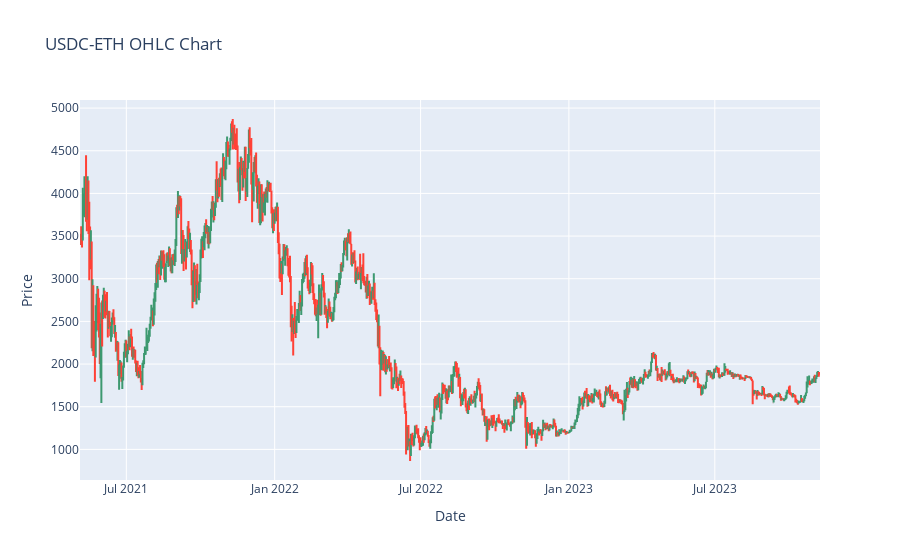
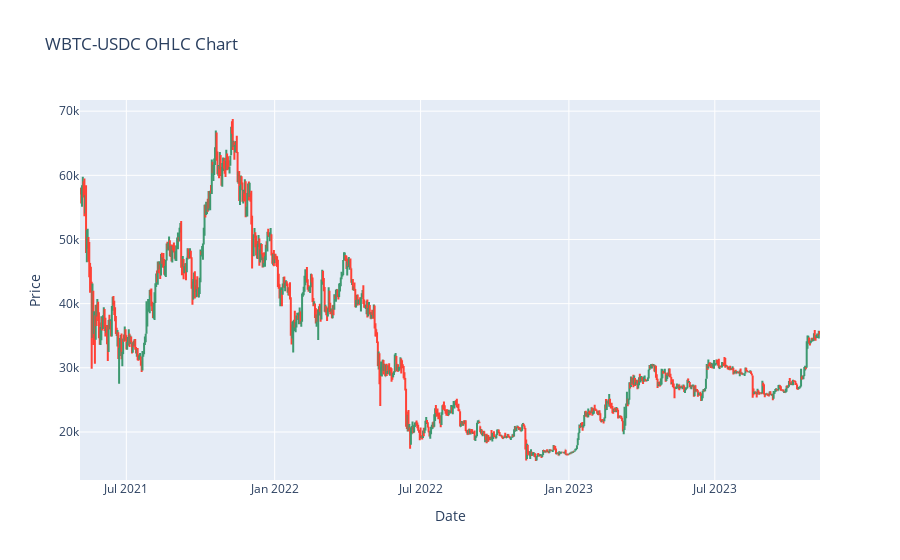
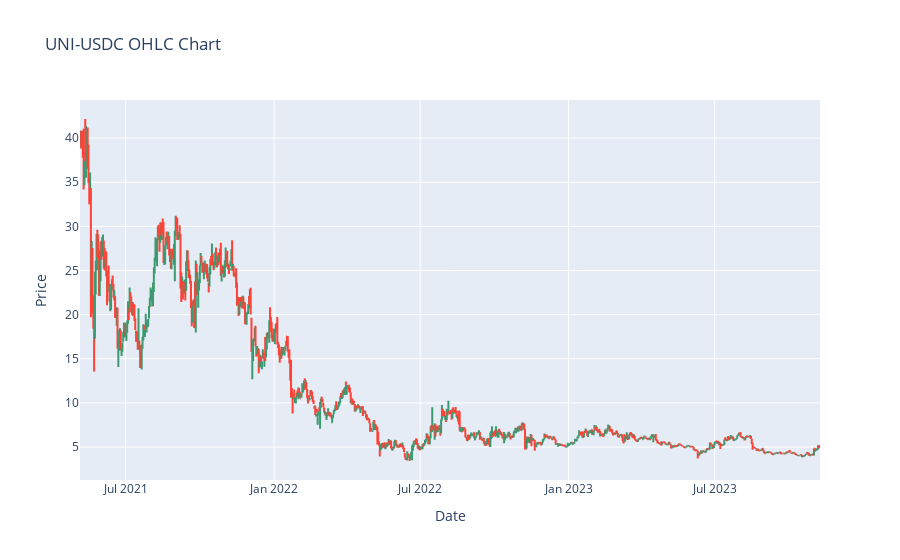
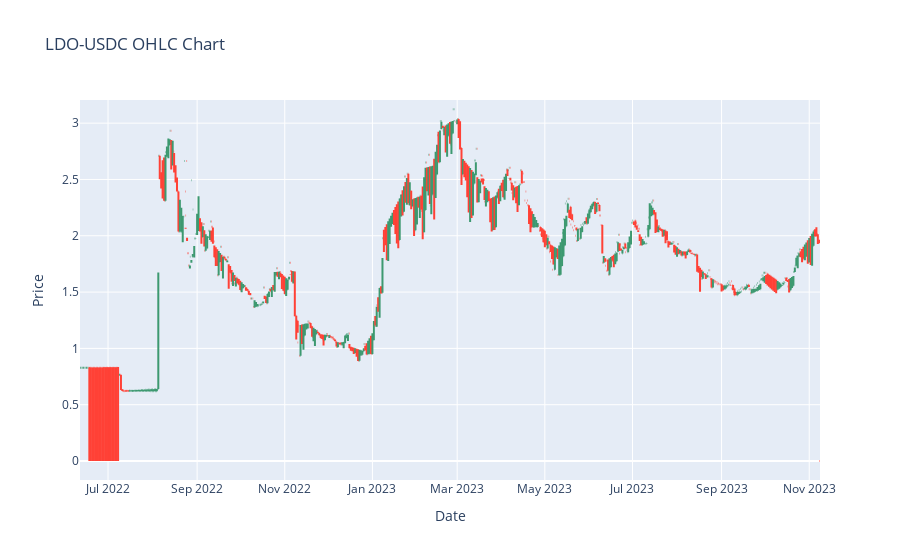

The notebook cell these images were saved under, in order:
### Code cell
import plotly.graph_objects as go

def plot_ohlc_chart_plotly(json_file_path, pair_name):
    # Load the JSON data from the file
    with open(json_file_path, 'r') as file:
        data = json.load(file)

    # Convert the JSON data to a pandas DataFrame
    df = pd.DataFrame(data)

    # Convert the 'date' column to datetime objects and set as index
    df['date'] = pd.to_datetime(df['date'])
    df.set_index('date', inplace=True)

    # Keep only the OHLC columns
    ohlc = df[['open', 'high', 'low', 'close']].copy()
    ohlc.dropna(inplace=True)  # Drop rows with NaN values

    # Create the OHLC chart
    fig = go.Figure(data=go.Ohlc(x=ohlc.index,
                                  open=ohlc['open'],
                                  high=ohlc['high'],
                                  low=ohlc['low'],
                                  close=ohlc['close']))
    
    fig.update(layout_xaxis_rangeslider_visible=False)
    fig.update_layout(title=f"{pair_name} OHLC Chart", xaxis_title='Date', yaxis_title='Price')
    
    # Show the figure
    fig.show()

# Update the plot_all_ohlc_charts function accordingly
def plot_all_ohlc_charts_plotly(pool_list, output_folder):
    for pool in pool_list:
        pool_address = pool['pool_address']
        pair_name = pool['pair']
        json_file_path = os.path.join(output_folder, f"poolDayData_{pool_address}.json")
        if os.path.exists(json_file_path):
            plot_ohlc_chart_plotly(json_file_path, pair_name)
        else:
            print(f"File {json_file_path} does not exist. Skipping.")

# Run the updated plotting function for all charts
plot_all_ohlc_charts_plotly(pool_list, output_folder)

### Figure 1 — Plotly figure (JSON) as saved in the notebook; plotly's stock layout.template omitted (floating-point values rounded to 4 significant figures; data arrays with more than 128 entries replaced by an {"elided": "..."} marker saying what was removed)
{"data": [{"close": {"elided": "918 float values"}, "high": {"elided": "918 float values"}, "low": {"elided": "918 float values"}, "open": {"elided": "918 float values"}, "type": "ohlc", "x": {"elided": "918 str values"}}], "layout": {"title": {"text": "USDC-ETH OHLC Chart"}, "xaxis": {"rangeslider": {"visible": false}, "title": {"text": "Date"}}, "yaxis": {"title": {"text": "Price"}}}}

### Figure 2 — Plotly figure (JSON) as saved in the notebook; plotly's stock layout.template omitted (floating-point values rounded to 4 significant figures; data arrays with more than 128 entries replaced by an {"elided": "..."} marker saying what was removed)
{"data": [{"close": {"elided": "918 float values"}, "high": {"elided": "918 float values"}, "low": {"elided": "918 float values"}, "open": {"elided": "918 float values"}, "type": "ohlc", "x": {"elided": "918 str values"}}], "layout": {"title": {"text": "WBTC-USDC OHLC Chart"}, "xaxis": {"rangeslider": {"visible": false}, "title": {"text": "Date"}}, "yaxis": {"title": {"text": "Price"}}}}

### Figure 3 — Plotly figure (JSON) as saved in the notebook; plotly's stock layout.template omitted (floating-point values rounded to 4 significant figures; data arrays with more than 128 entries replaced by an {"elided": "..."} marker saying what was removed)
{"data": [{"close": {"elided": "917 float values"}, "high": {"elided": "917 float values"}, "low": {"elided": "917 float values"}, "open": {"elided": "917 float values"}, "type": "ohlc", "x": {"elided": "917 str values"}}], "layout": {"title": {"text": "UNI-USDC OHLC Chart"}, "xaxis": {"rangeslider": {"visible": false}, "title": {"text": "Date"}}, "yaxis": {"title": {"text": "Price"}}}}

### Figure 4 — Plotly figure (JSON) as saved in the notebook; plotly's stock layout.template omitted (floating-point values rounded to 4 significant figures; data arrays with more than 128 entries replaced by an {"elided": "..."} marker saying what was removed)
{"data": [{"close": {"elided": "515 float values"}, "high": {"elided": "515 float values"}, "low": {"elided": "515 float values"}, "open": {"elided": "515 float values"}, "type": "ohlc", "x": {"elided": "515 str values"}}], "layout": {"title": {"text": "LDO-USDC OHLC Chart"}, "xaxis": {"rangeslider": {"visible": false}, "title": {"text": "Date"}}, "yaxis": {"title": {"text": "Price"}}}}
